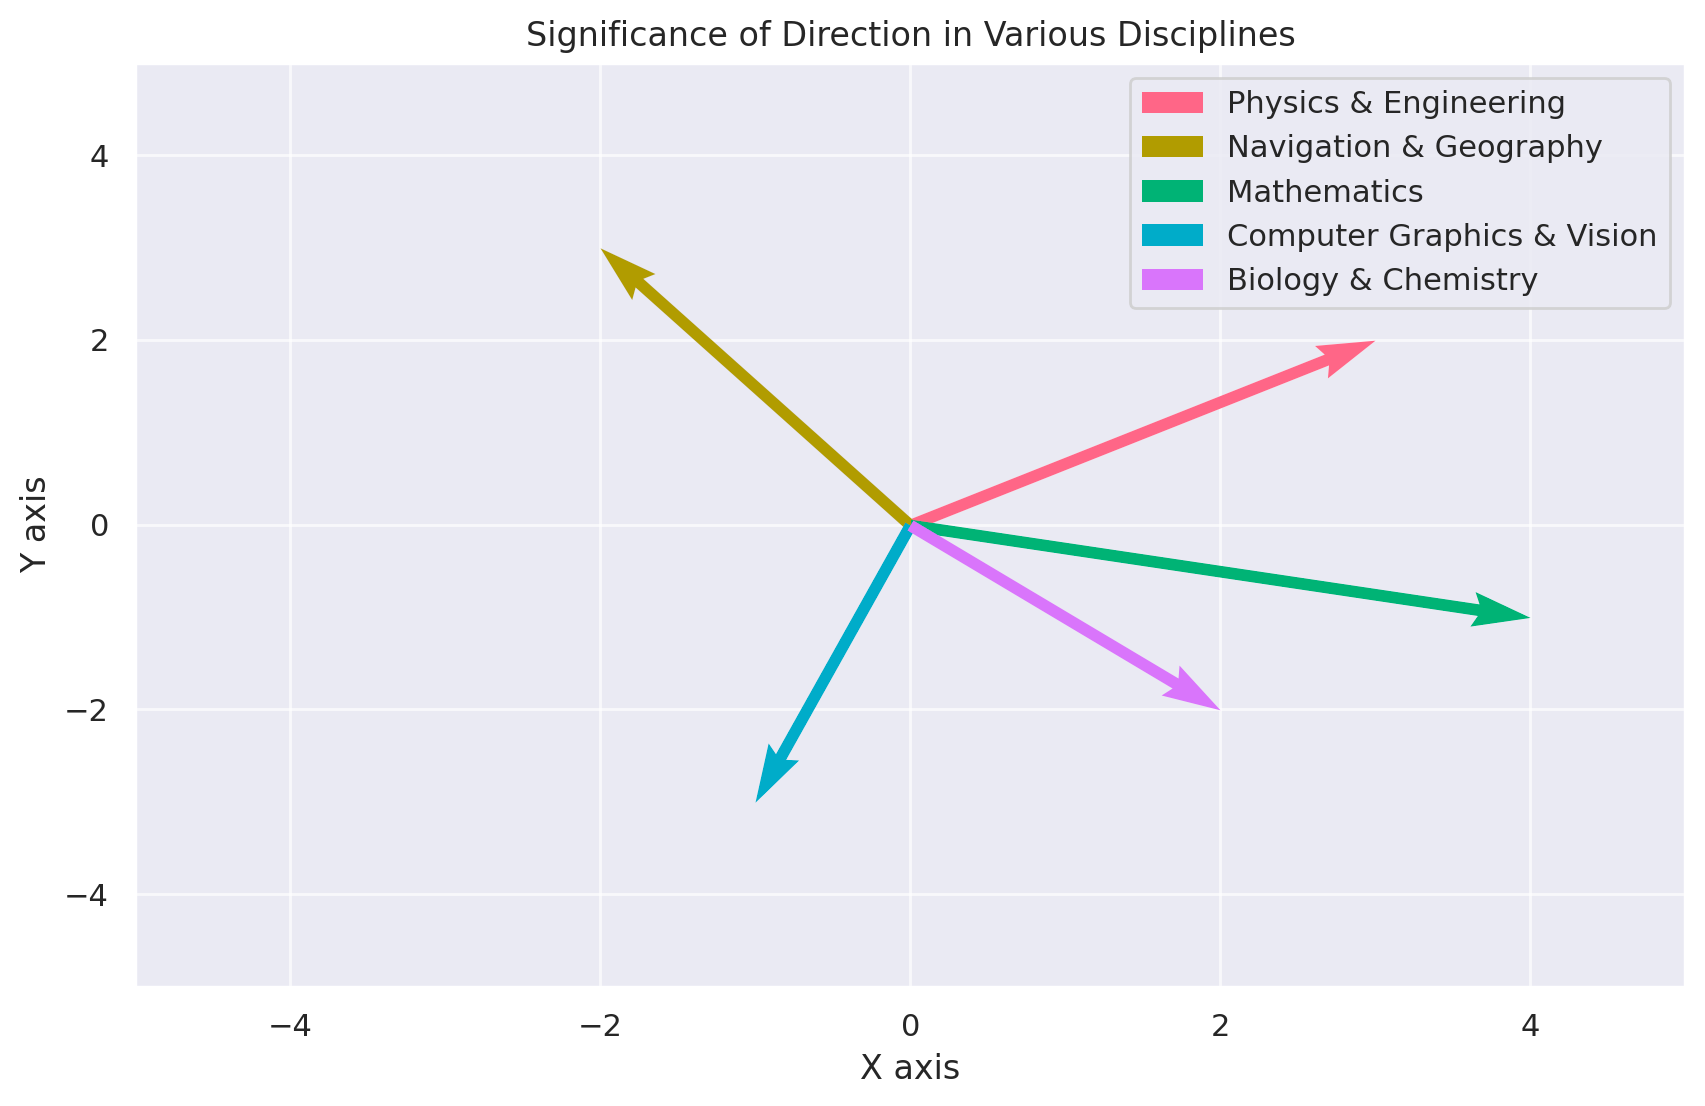

Write Python code to recreate this figure.
import matplotlib.pyplot as plt
import seaborn as sns

# Creating a new figure and axis for the 'What the Heck Is Direction?' section
fig, ax = plt.subplots()

# Example vectors representing different disciplines
vectors_disciplines = {
    'Physics & Engineering': (0, 0, 3, 2),
    'Navigation & Geography': (0, 0, -2, 3),
    'Mathematics': (0, 0, 4, -1),
    'Computer Graphics & Vision': (0, 0, -1, -3),
    'Biology & Chemistry': (0, 0, 2, -2)
}

# Colors for different vectors
colors = sns.color_palette('husl', n_colors=len(vectors_disciplines))

# Adding vectors to the plot with labels
for (label, vector), color in zip(vectors_disciplines.items(), colors):
    ax.quiver(*vector, angles='xy', scale_units='xy', scale=1, color=color, label=label)

# Setting the limits, labels, and title
ax.set_xlim(-5, 5)
ax.set_ylim(-5, 5)
ax.set_xlabel('X axis')
ax.set_ylabel('Y axis')
ax.set_title('Significance of Direction in Various Disciplines')

# Adding a legend
ax.legend()

# Display the plot
plt.grid(True)
plt.show()
